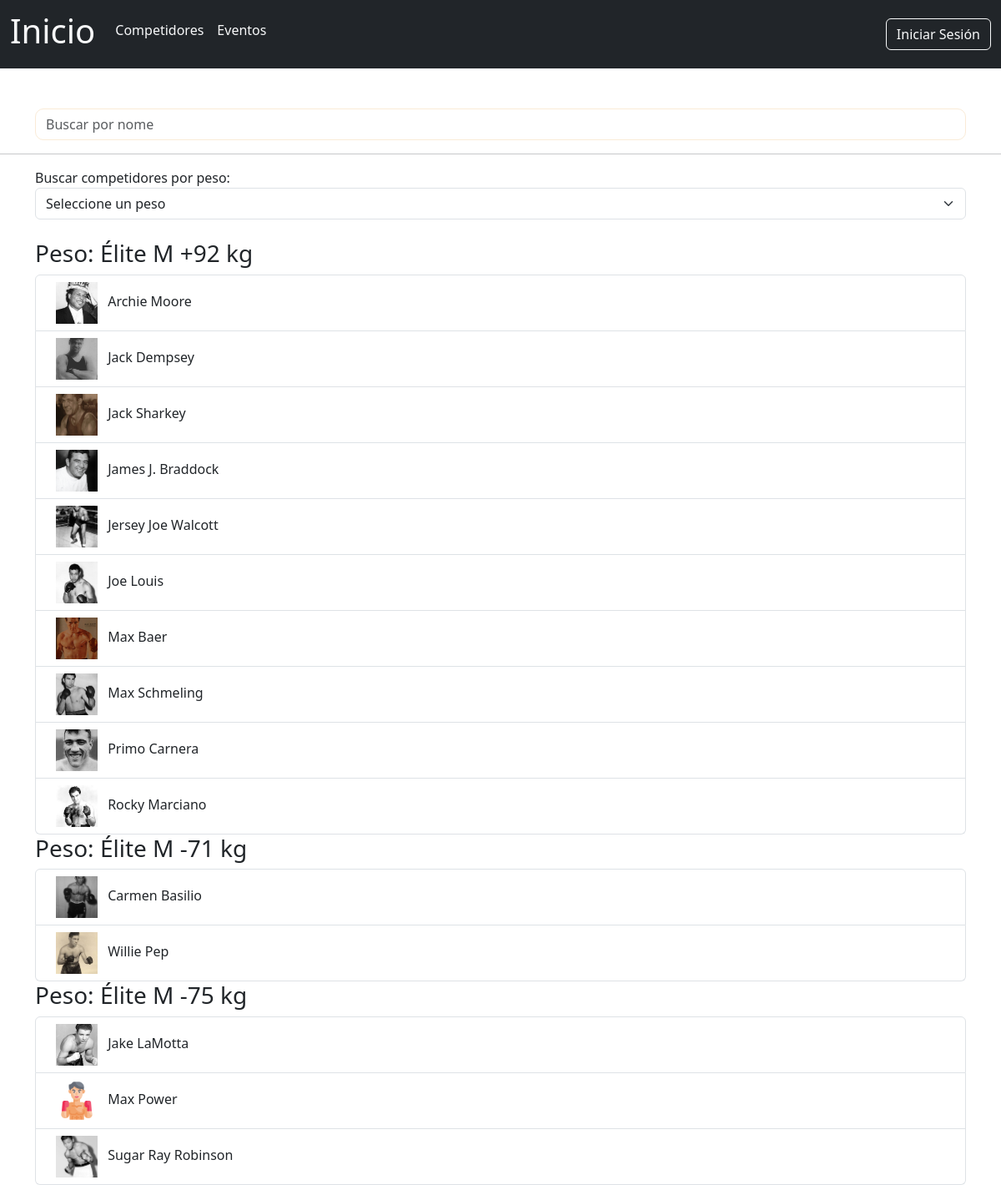
/competidores/, run on the app's committed database.
### boxGal/models.py (models this page shows, shortened)
class Competidor(models.Model):
    id_competidor = models.BigAutoField(auto_created=True, primary_key=True)
    nome_competidor = models.CharField(max_length=255)
    apelidos_competidor = models.CharField(max_length=255)
    peso_competidor = models.CharField(max_length=255)
    vitorias = models.IntegerField()
    derrotas = models.IntegerField()
    empates = models.IntegerField()
    foto_competidor = models.ImageField(upload_to='competidores/', blank=True, null=True)

### boxGal/views.py (the view)
# urls.py: path('competidores/', views.competidoresHTML, name='competidoresPage'),
def competidoresHTML(request):
    def peso_numero(weight_str):
      match = re.search(r"(-\d+)$", weight_str)
      return int(match.group(1)) if match else 0
    competidores_por_peso = Competidor.objects.values('peso_competidor').annotate(count=Count('id_competidor')).order_by('peso_competidor')
    competidores_agrupados = {}
    for competidor in Competidor.objects.order_by('apelidos_competidor'):
        peso = competidor.peso_competidor
        if peso not in competidores_agrupados:
            competidores_agrupados[peso] = []
        competidores_agrupados[peso].append(competidor)
    competidores_agrupados = dict(sorted(competidores_agrupados.items(), key=lambda item: peso_numero(item[0]), reverse=True))
    for peso, competidores in competidores_agrupados.items():
        competidores.sort(key=lambda competidor: competidor.nome_competidor.lower())
    contido = {
        'competidores_por_peso': competidores_por_peso,
        'competidores_agrupados': competidores_agrupados
    }
    template = loader.get_template('competidores.html')
    return HttpResponse(template.render(contido, request))

### boxGal/templates/competidores.html (shortened to what this page needs)
{% extends 'header.html' %}
{% block corpo %}
  <div class="container mt-5">
    <input class="me-2 form-control" id="buscadorInput" type="search" placeholder="Buscar por nome" aria-label="Search" />
  </div>
  <hr />
  <div class="container">
    <form class="mb-4">
      <label for="pesoSelect">Buscar competidores por peso:</label>
      <select id="pesoSelect" class="form-select">
        <option value="">Seleccione un peso</option>
      </select>
    </form>
    <div id="listaCompetidoresPorPeso">
      {% for peso, competidores in competidores_agrupados.items %}
        <div class="peso-bloque" data-peso="{{ peso }}">
          <h3>Peso: {{ peso }}</h3>
          <ul class="list-group lista-competidores">
            {% for competidor in competidores %}
              <li class="list-group-item list-group-item-action d-flex justify-content-between competidor-item">
                <a href="{% url 'competidoresPage' %}{{ competidor.id_competidor }}" class="nav-link text-dark">
                  {% if competidor.foto_competidor %}
                    <img src="/media/{{ competidor.foto_competidor }}" alt="{{ competidor.nome_competidor }} {{ competidor.apelidos_competidor }}" class="mx-2 img-competidor-min" />
                  {% else %}
                    <img src="/media/competidores/defaultCompetidor.png" alt="{{ competidor.nome_competidor }} {{ competidor.apelidos_competidor }}" style="height: 50px;" class="mx-2" />
                  {% endif %}
                  {{ competidor.nome_competidor }} {{ competidor.apelidos_competidor }}
                </a>
              </li>
            {% endfor %}
          </ul>
        </div>
      {% endfor %}
    </div>
  </div>
{% endblock %}

### boxGal/static/css/style.css (style rules this page uses)
.img-competidor-min { width: 50px; height: 50px; object-fit: cover; }
#buscadorInput { border-radius: 10px; border-color: antiquewhite; margin: auto; }
*::after { -webkit-box-sizing: border-box; -moz-box-sizing: border-box; box-sizing: border-box; }

### data on the page
Competidor: peso_competidor "Élite M +92 kg", foto_competidor (picture), nome_competidor "Archie", apelidos_competidor "Moore"
Competidor: foto_competidor (picture), nome_competidor "Jack", apelidos_competidor "Dempsey"
Competidor: foto_competidor (picture), nome_competidor "Jack", apelidos_competidor "Sharkey"
Competidor: foto_competidor (picture), nome_competidor "James J.", apelidos_competidor "Braddock"
Competidor: foto_competidor (picture), nome_competidor "Jersey Joe", apelidos_competidor "Walcott"
Competidor: foto_competidor (picture), nome_competidor "Joe", apelidos_competidor "Louis"
Competidor: foto_competidor (picture), nome_competidor "Max", apelidos_competidor "Baer"
Competidor: foto_competidor (picture), nome_competidor "Max", apelidos_competidor "Schmeling"
Competidor: foto_competidor (picture), nome_competidor "Primo", apelidos_competidor "Carnera"
Competidor: foto_competidor (picture), nome_competidor "Rocky", apelidos_competidor "Marciano"
Competidor: peso_competidor "Élite M -71 kg", foto_competidor (picture), nome_competidor "Carmen", apelidos_competidor "Basilio"
Competidor: foto_competidor (picture), nome_competidor "Willie", apelidos_competidor "Pep"
Competidor: peso_competidor "Élite M -75 kg", foto_competidor (picture), nome_competidor "Jake", apelidos_competidor "LaMotta"
Competidor: nome_competidor "Max", apelidos_competidor "Power"
Competidor: foto_competidor (picture), nome_competidor "Sugar Ray", apelidos_competidor "Robinson"
